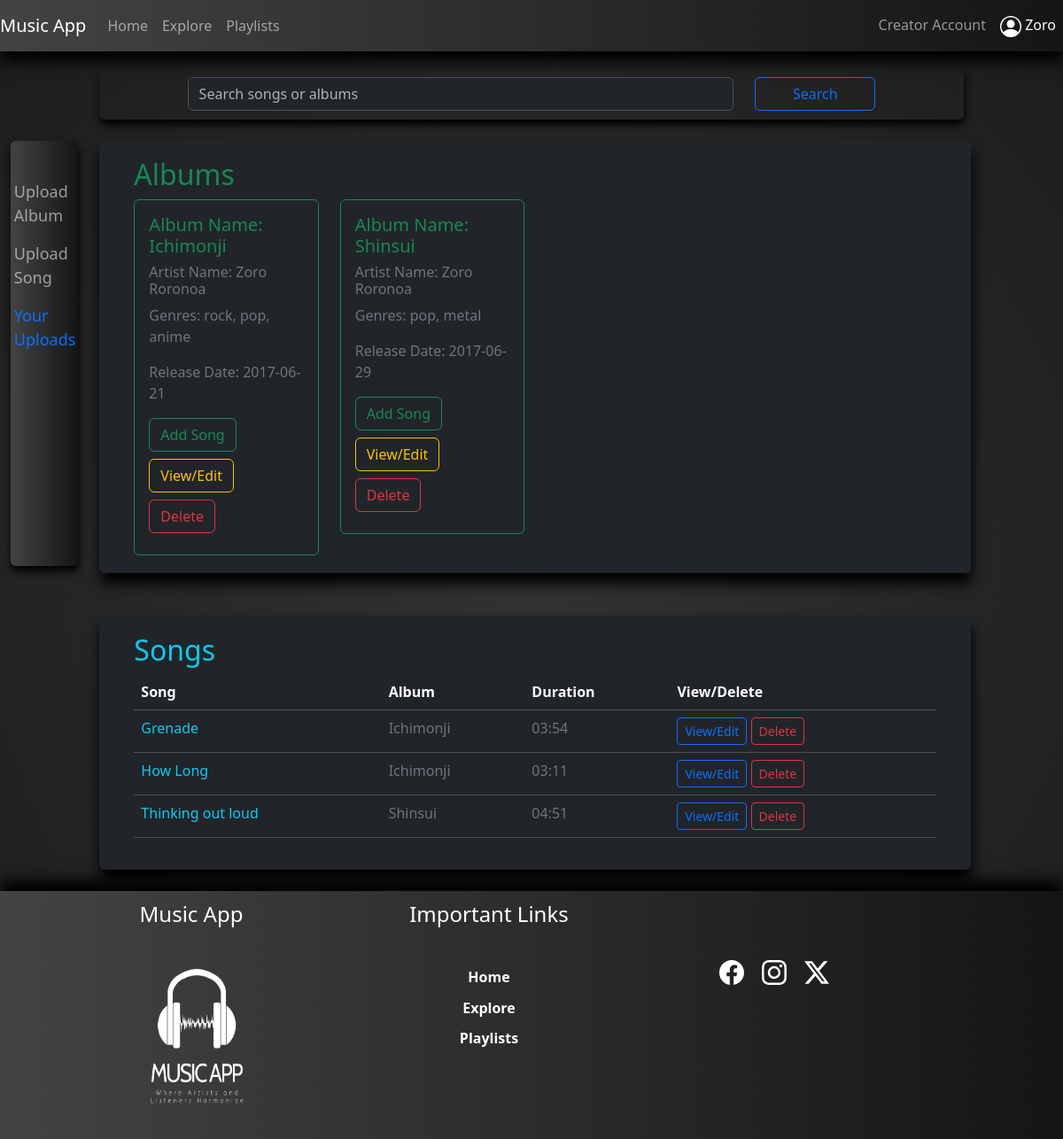
/yourUploads (signed in), run on the app's committed database.
### app/models.py (models this page shows, shortened)
class Users(UserMixin, db.Model):
    id = db.Column(db.Integer(), autoincrement=True, primary_key=True)
    u_userType = db.Column(db.String(50), nullable=False)
    u_status = db.Column(db.String(50), nullable=False)
    u_flag = db.Column(db.Integer(), nullable=False)
    u_fName = db.Column(db.String(100), nullable=False)
    u_lName = db.Column(db.String(100))
    u_gender = db.Column(db.String(50), nullable=False)
    u_username = db.Column(db.String(100), nullable=False, unique=True)
    u_email = db.Column(db.String(200), nullable=False)
    u_password = db.Column(db.String(1000), nullable=False)
    albums = db.relationship('Albums', backref='users')
    songs = db.relationship('Songs', backref='users')
    playlists = db.relationship('Playlists', backref='users')

class Albums(UserMixin, db.Model):
    id = db.Column(db.Integer(), autoincrement=True, primary_key=True)
    a_name = db.Column(db.String(100), nullable=False)
    a_artist = db.Column(db.String(50), nullable=False)
    a_genres = db.Column(db.String(50), nullable=False)
    a_date = db.Column(db.String(50), nullable=False)
    a_rating = db.Column(db.Integer())
    a_totalRaters = db.Column(db.Integer())
    a_flag = db.Column(db.Integer(), nullable=False)
    user_id = db.Column(db.Integer(),db.ForeignKey('users.id'),nullable=False)
    songs = db.relationship('Songs', backref='albums')

class Songs(UserMixin, db.Model):
    id = db.Column(db.Integer(), autoincrement=True, primary_key=True)
    s_name = db.Column(db.String(100), nullable=False)
    s_artist = db.Column(db.String(50), nullable=False)
    s_album = db.Column(db.String(100), nullable=False)
    s_genre = db.Column(db.String(50), nullable=False)
    s_duration = db.Column(db.String(50), nullable=False)
    s_date = db.Column(db.String(50), nullable=False)
    s_filePath = db.Column(db.String(100), nullable=False)
    s_lyrics = db.Column(db.Text(), nullable=False)
    s_rating = db.Column(db.Integer())
    s_totalRaters = db.Column(db.Integer())
    s_flag = db.Column(db.Integer(), nullable=False)
    s_plays = db.Column(db.Integer())
    album_id = db.Column(db.Integer(), db.ForeignKey('albums.id'), nullable=False)
    user_id = db.Column(db.Integer(), db.ForeignKey('users.id'),nullable=False)

### app/views.py (the view, shortened to what this page needs)
@app.route('/yourUploads', methods=['GET','POST'])
@login_required
def creatorUploads():
    form = SearchForm()
    albums = Albums.query.filter_by(user_id=current_user.id).all()
    songs = Songs.query.filter_by(user_id=current_user.id).all()
    searchedSongsList=[]
    if request.method == 'GET':
        return render_template('creator/yourUploads.html', cYU="active text-primary", form=form,sSL=searchedSongsList, albumsData=albums, songsData=songs)

### app/forms.py
class SearchForm(FlaskForm):
    searchString = StringField("Search String", validators=[DataRequired()])
    search = SubmitField("Search")

### app/views.py (called while the page is built)
@login_manager.user_loader
def load_user(user_id):
    return Users.query.get(user_id)

### app/templates/creator/yourUploads.html (shortened to what this page needs)
{% extends 'layouts/base.html' %}
{% block content %}
<div class="container-fluid">
    <div class="row">
        <div class="col-md-10 offset-md-1 col-lg-10 offset-lg-1 col-sm-8 offset-sm-2">
            <div class="mySearchCont rounded">
                <form action="" class="form" method="POST" data-bs-theme="dark">
                    <div class="row">
                        <div class="col-md-8 offset-md-1 col-lg-8 offset-lg-1 col-sm-8 offset-sm-1">
                            {{ form.searchString(class="form-control", placeholder="Search songs or albums") }}
                        </div>
                        <div class="col-md-2 col-lg-2 col-sm-2">
                            <div class="d-grid">
                                {{ form.search(class="btn btn-outline-primary") }}
                            </div>
                        </div>
                    </div>
                </form>
            </div>
        </div>
    </div>
    <div class="row">
        <div class="col-md-1 col-lg-1 col-sm-10 mt-4 mb-4">
            <div class="myCreatorPanel rounded">
                <nav class="mySideNav flex-column navbar-dark">
                    <ul class="nav navbar-nav">
                        <li class="nav-item">
                            <a class="nav-link" href="{{url_for('uploadAlbum')}}">Upload Album</a>
                        </li>
                        <li class="nav-item">
                            <a class="nav-link" href="{{url_for('uploadSong')}}">Upload Song</a>
                        </li>
                        <li class="nav-item">
                            <a class="nav-link {{cYU}}" href="{{url_for('creatorUploads')}}">Your Uploads</a>
                        </li>
                    </ul>
                </nav>
            </div>
        </div>
        <div class="col-md-11 col-lg-11 col-sm-10">
            <div class="row">
                <div class="col-md-11 col-lg-11 col-sm-12">
                    <div class="myCreatorUploadsCont rounded bg-dark mt-4 mb-4">
                        <h2 class="text-captialized text-success">Albums</h2>
                        {% if albumsData|length == 0 %}
                        <h2 class="text-center text-warning">No Records yet. Please upload an Album.</h2>
                        {% else %}
                        <div class="row row-cols-1 row-cols-md-4 g-4">
                            {% for a in albumsData %}
                            <div class="col">
                                <div class="card border-success">
                                    <div class="card-body">
                                        <h5 class="card-title text-success">Album Name: {{a['a_name']}}</h5>
                                        <h6 class="text-secondary">Artist Name: {{a['a_artist']}}</h6>
                                        <p class="text-secondary">Genres: {{a['a_genres']}}</p>
                                        <p class="text-secondary">Release Date: {{a['a_date']}}</p>
                                        <a href="{{url_for('addSongAlbum', aid=a['id'])}}">
                                            <button class="btn btn-outline-success mb-2">Add Song</button>
                                        </a>
                                        <a href="{{url_for('viewUpdateAlbum', aid=a['id'])}}">
                                            <button class="btn btn-outline-warning mb-2">View/Edit</button>
                                        </a>
                                        <a href="{{url_for('deleteAlbum', aid=a['id'])}}">
                                            <button class="btn btn-outline-danger mb-2">Delete</button>
                                        </a>
                                    </div>
                                </div>
                            </div>
                            {% endfor %}
                        </div>
                        {% endif %}
                    </div>
                </div>
            </div>
            <div class="row">
                <div class="col-md-11 col-lg-11 col-sm-12">
                    <div class="myExploreCont rounded bg-dark mt-4 mb-4">
                        <h2 class="text-captialized text-info">Songs</h2>
                        {% if songsData|length == 0 %}
                            <h2 class="text-center text-info">No records yet. Please upload a Song.</h2>
                        {% else %}
                        <table class="table table-dark table-hover rounded table-responsive{-sm|-md|-lg}">
                            <thead>
                                <tr>
                                    <th scope="col">Song</th>
                                    <th scope="col">Album</th>
                                    <th scope="col">Duration</th>
                                    <th scope="col">View/Delete</th>
                                </tr>
                            </thead>
                            <tbody>
                                {% for s in songsData %}
                                <tr>
                                    <td class="text-info">{{s['s_name']}}</td>
                                    <td class="text-secondary">{{s['s_album']}}</td>
                                    <td class="text-secondary">{{s['s_duration']}}</td>
                                    <td><a href="{{url_for('viewUpdateSong', sid=s['id'])}}">
                                        <button class="btn btn-outline-primary btn-sm">View/Edit</button>
                                    </a>
                                    <a href="{{url_for('deleteSong', sid=s['id'])}}">
                                        <button class="btn btn-outline-danger btn-sm">Delete</button>
                                    </a>
                                    </td>
                                </tr>
                                {% endfor %}
                            </tbody>
                        </table>
                        {% endif %}
                    </div>
                </div>
            </div>
        </div>
    </div>
</div>
{% endblock %}

### app/templates/includes/nav.html (shortened to what this page needs)
<nav class="navbar navbar-expand-lg navbar-expand-md myNavbar bg-light navbar-dark sticky-top">
    {% if current_user.is_authenticated %}
        {% if current_user.u_userType == 'Admin' %}
        <a class="navbar-brand" href="{{url_for('adminHome')}}">Music App</a>
        {% else %}
        <a href="{{url_for('userHome')}}" class="navbar-brand">Music App</a>
        {% endif %}
    {% endif %}
        <div class="collapse navbar-collapse" id="navbarNav">
            <ul class="navbar-nav">
                <li class="nav-item">
                    {% if current_user.is_authenticated %}
                        {% if current_user.u_userType == 'Admin' %}
                            <a class="nav-link {{aH}}" aria-current="page" href="{{url_for('adminHome')}}">Home</a>
                        {% else %}
                        <a class="nav-link {{uH}}" aria-current="page" href="{{url_for('userHome')}}">Home</a>
                        {% endif %}
                    {% endif %}
                </li>
                <li class="nav-item">
                    {% if current_user.is_authenticated %}
                        {% if current_user.u_userType == 'Admin' %}
                            <a class="nav-link {{aAN}}" href="{{url_for('analytics')}}">Analytics</a>
                        {% else %}
                            <a href="{{url_for('exploreMusic')}}" class="nav-link {{uE}}">Explore</a>
                        {% endif %}
                    {% endif %}
                </li>
                <li class="nav-item">
                    {% if current_user.is_authenticated %}
                        {% if current_user.u_userType == 'Admin' %}
                            <a class="nav-link {{aT}}" href="{{url_for('allTracks')}}">Tracks</a>
                        {% else %}
                            <a href="{{url_for('playlists')}}" class="nav-link {{uP}}">Playlists</a>
                        {% endif %}
                    {% endif %}
                </li>
            </ul>
            <ul class="navbar-nav ms-auto">
                <li class="nav-item">
                    {% if current_user.is_authenticated  and current_user.u_userType != 'Admin' %}
                    <a href="{{url_for('creatorHome')}}" class="nav-link {{cH}}">Creator Account</a>
                    {% endif %}
                </li>
                <li class="nav-item dropdown show">
                    {% if current_user.is_authenticated %}
                    <a href="#" class="nav-link active" id="dropdownMenu" data-toggle="dropdown" aria-haspopup="true" aria-expanded="false">
                        {{current_user.u_fName}}
                    </a>
                    {% endif %}
                </li>
            </ul>
        </div>
</nav>

### app/static/css/musicStreamingStyle.css (style rules this page uses)
body { min-height: 100vh; display: flex; flex-direction: column; background: radial-gradient(circle at 50.1% 50.1%, rgb(50, 50, 50) 0%, rgb(28, 28, 28) 99.4%); color: #fff; }
.myNavbar { background-color:#434343; background-image: linear-gradient(to right, #434343 0%, #151515 100%); box-shadow: 1px 12px 15px #000; }
.myNavbar>div>ul>li { color: #fff; }
.myCreatorPanel { min-height: 60vh; background-color:#434343; background-image: linear-gradient(to right, #434343 0%, #151515 100%); box-shadow: 1px 6px 8px #000; }
.myCreatorPanel>nav>ul { margin-top: 50%; font-size: large; }
.mySideNav { padding: 3% 5%; }
.mySearchCont { margin-top: 2%; padding: 1% 2%; box-shadow: 1px 6px 8px #000; }
.myExploreCont { background-color: transparent; box-shadow: 1px 12px 15px #000; padding: 2% 4%; max-height: 70vh; overflow-y: scroll; }
.myExploreCont>table>tbody>tr>td>a { text-decoration: none; }
.myCreatorUploadsCont { background-color: transparent; box-shadow: 1px 12px 15px #000; padding: 2% 4%; max-height: 70vh; overflow-y: scroll; }
.myCreatorUploadsCont>div>div>div { background-color: transparent; }
.myCreatorUploadsCont>div>div>div>div>a { text-decoration: none; }

### data on the page
Users: u_fName "Zoro"
Albums: a_name "Ichimonji", a_artist "Zoro Roronoa", a_genres "rock, pop, anime", a_date "2017-06-21"
Albums: a_name "Shinsui", a_artist "Zoro Roronoa", a_genres "pop, metal", a_date "2017-06-29"
Songs: s_name "Grenade", s_album "Ichimonji", s_duration "03:54"
Songs: s_name "How Long", s_album "Ichimonji", s_duration "03:11"
Songs: s_name "Thinking out loud", s_album "Shinsui", s_duration "04:51"
